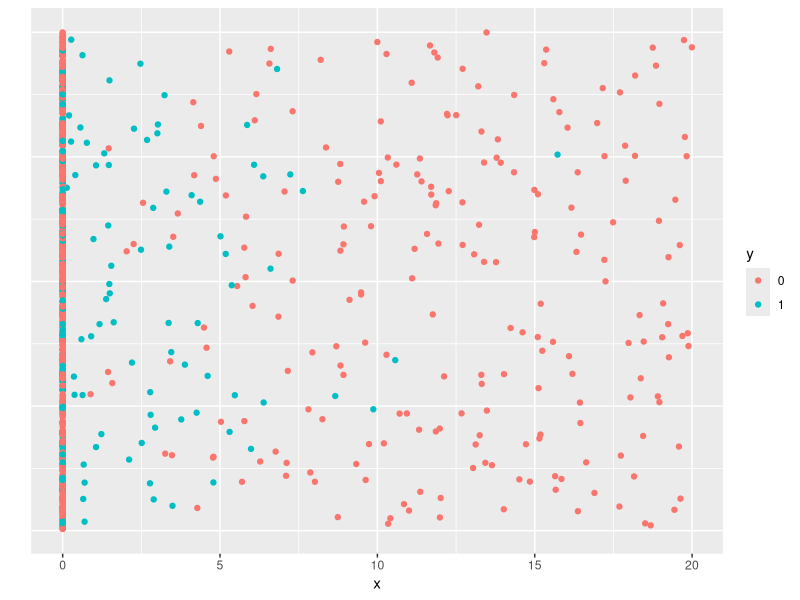
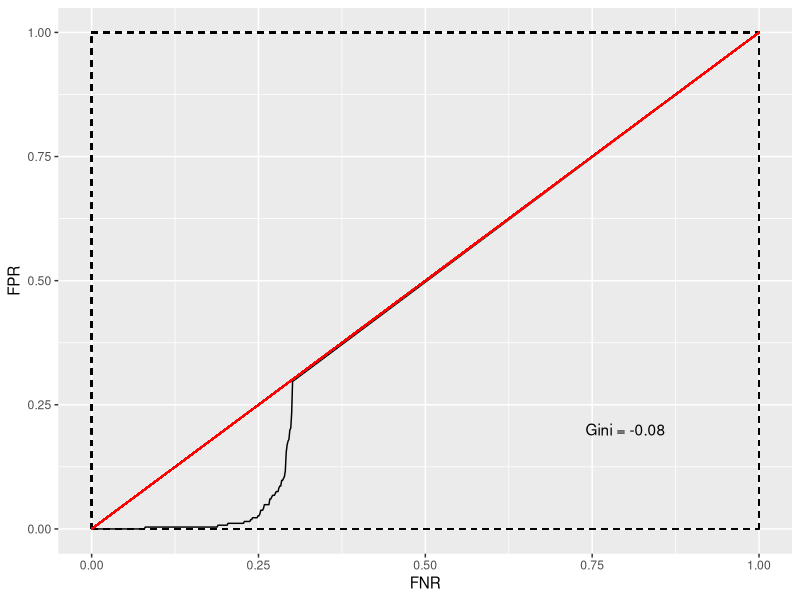
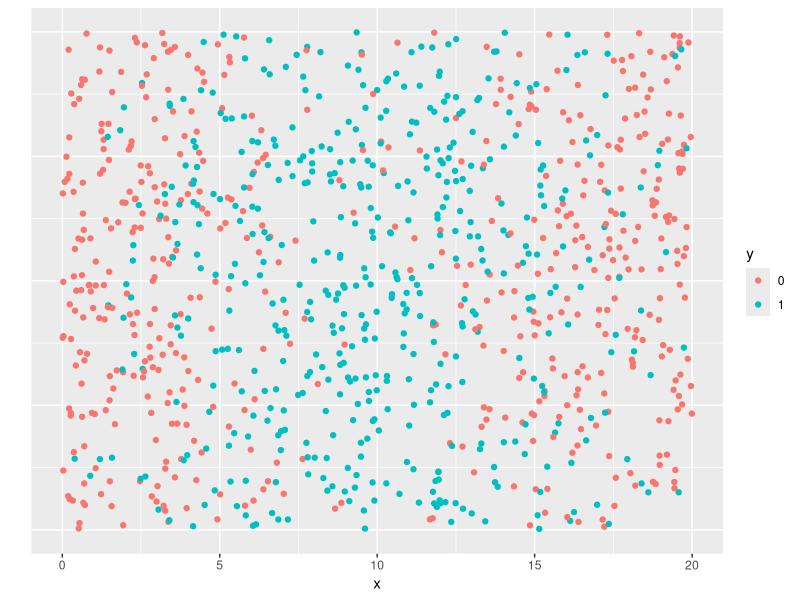
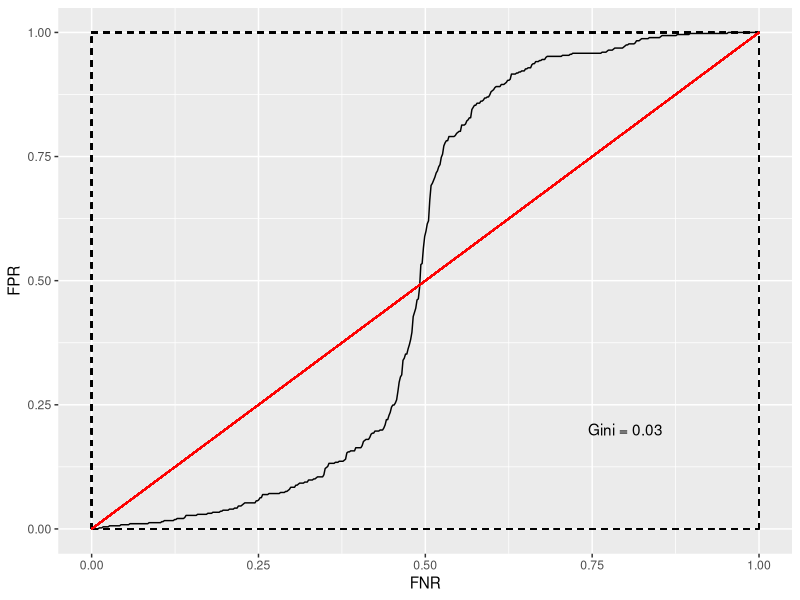

These figures' R source, in order:
## ---- chunk 1
knitr::opts_chunk$set(echo = TRUE)
## ---- chunk 2
predictor_plot <- function(x, y) {
  library(tidyverse)
  stopifnot(x %>% is.numeric)
  stopifnot(y %>% unique %>% length %>% `==`(2))
  data_frame(x = x, y = as.factor(y), y_axis = 0) %>% 
    ggplot(aes(x, y_axis)) +
    geom_jitter(aes(col = y)) +
    ylab('') +
    theme(axis.text.y = element_blank(), 
          axis.ticks.y = element_blank())
}
## ---- chunk 3
library(tidyverse)
set.seed(9999)
x <- runif(1000, 0, 20)
x_with_error <- x + rnorm(1000, 0, 3)
y <- as.numeric(x_with_error < 5)
x_zero_inflated <- x
x_zero_inflated[sample(1:1000, 700)] <- 0
predictor_plot(x_zero_inflated, y)
## ---- chunk 4
gggini <- function(x, y) {
  roc_obj <- pROC::roc(y, x)
  roc_plot <- data_frame(FPR = roc_obj$sensitivities,
                         FNR = 1 - roc_obj$specificities) %>% 
    group_by(FNR) %>% summarise(FPR = max(FPR)) %>% 
    rbind(data_frame(FPR = 0, FNR = 0))
  gini <- round(2 * (roc_obj$auc - 0.5), 2)
  
  ggplot(roc_plot, aes(FNR, FPR)) +
    geom_line() +
    geom_segment(aes(0, 0, xend = 0, yend = 1), col = "black", lty = 2) +
    geom_segment(aes(0, 1, xend = 1, yend = 1), col = "black", lty = 2) +
    geom_segment(aes(0, 0, xend = 1, yend = 0), col = "black", lty = 2) +
    geom_segment(aes(1, 0, xend = 1, yend = 1), col = "black", lty = 2) +
    geom_segment(aes(0, 0, xend = 1, yend = 1), col = "red") +
    annotate("text", x = 0.8, y = 0.2, label = sprintf("Gini = %s", gini))
}
## ---- chunk 5
gggini(x_zero_inflated, y)  
## ---- chunk 6
y2 <- as.numeric(x_with_error > 5 & x_with_error < 15)
predictor_plot(x, y2)
gggini(x, y2)
## ---- chunk 7
get_kappa <- function(x, y, k = 10) {
  stopifnot(length(unique(y)) == 2)
  stopifnot(length(y) == length(x))
  
  model_set <- data_frame(y = y, 
                          x = x, 
                          cv_grp = add_crosval_groups(length(y), k))
  
  scored_set <- lapply(1:k, train_one_split, model_set = model_set) %>% 
    do.call("rbind", .) %>% as_data_frame
  
  best_split <- determine_split(scored_set$`1`, scored_set$y)
  y_hat_cat <- as.numeric(scored_set$`1` > best_split)
  
  kappa <- calc_kappa(y_hat_cat, scored_set$y)
  return(round(kappa, 3))
}

add_crosval_groups <- function(n, k) {
  groups <- rep(1:k, n %/% k)
  if ((n %% k) != 0) groups <- groups %>% c(1:(n %% k))
  sample(groups)
}

train_one_split <- function(model_set, k) {
  train <- model_set %>% filter(cv_grp != k)
  hold_out  <- model_set %>% filter(cv_grp == k)
  mod   <- rpart::rpart(y ~ x, data = train, method = "class")
  yhat  <- predict(mod, hold_out)
  cbind(y = hold_out$y, yhat)
}

calc_kappa <- function(predicted, observed) {
  ct <- table(observed, predicted)
  if (!isTRUE(all.equal(dim(ct), c(2, 2)))) {
    return(NA)
  }
  n <- sum(ct)
  p_0 <- sum(diag(ct)) / n
  m_y <- sum(ct[,1]) * sum(ct[1,]) / n
  m_yhat <- sum(ct[,2]) * sum(ct[2,]) / n
  p_e <- (m_y + m_yhat) / n
  (p_0 - p_e)  / (1 - p_e)
}

determine_split <- function(y_hat_num,
                            y,
                            splits = seq(0.01, 0.99, by = .01)){
  y_hat_list <- map(splits, function(s) as.numeric (y_hat_num > s))
  kappas     <- map_dbl(y_hat_list, calc_kappa, observed = y)
  max_splits <- which(kappas == max(kappas, na.rm = TRUE))
  return_split <- max_splits[ ceiling(length(max_splits) / 2) ]
  return(splits[return_split])
}
## ---- chunk 8
# the ordinary situation, that gini would do well on too.
get_kappa(x, y)
# the zero-inflated predictor.
get_kappa(x_zero_inflated, y)
# the cases in the middle of the predictor.
get_kappa(x, y2)
